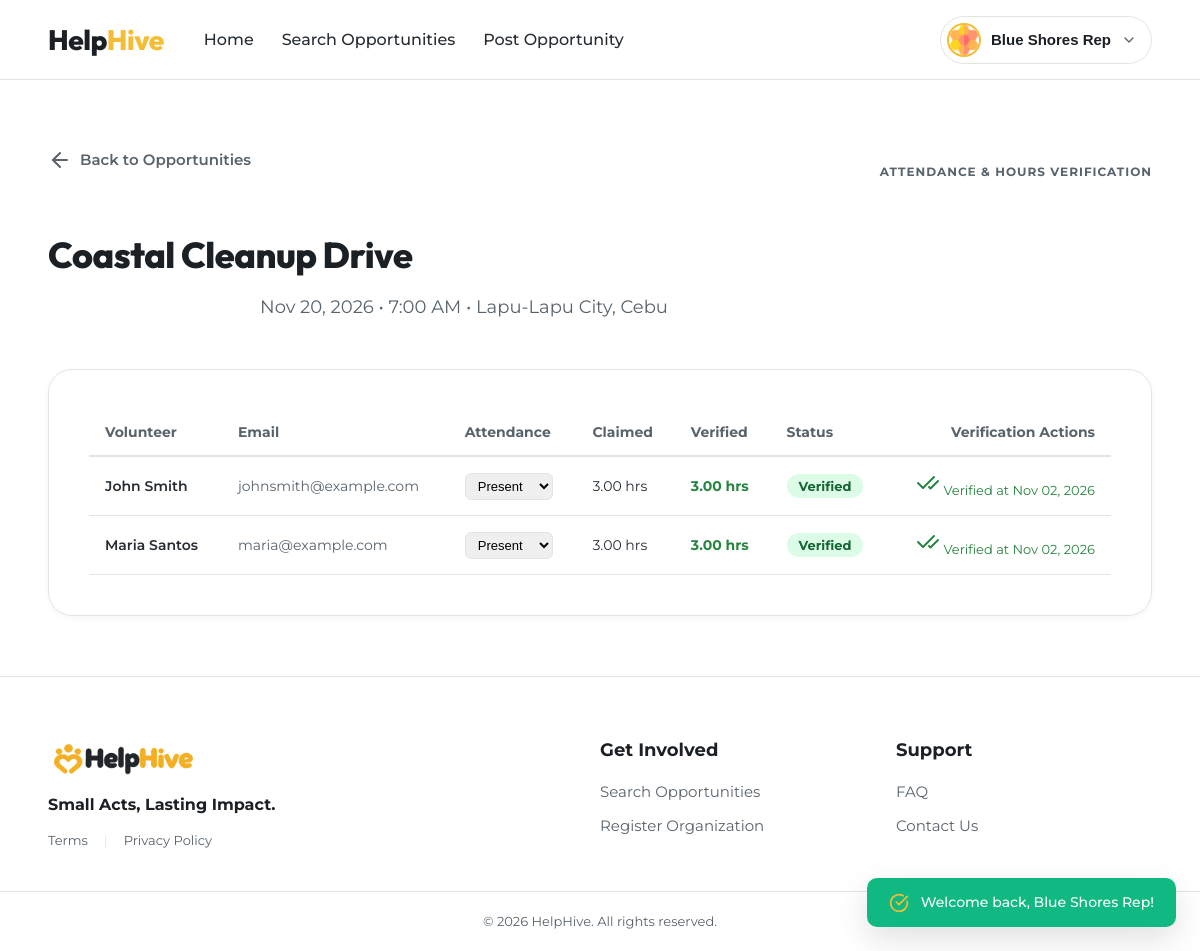
The app's page /org/opportunities/1/attendance (signed in) with its own data.
### tables this page shows
CREATE TABLE opportunities (
  id INT UNSIGNED AUTO_INCREMENT PRIMARY KEY,
  organization_id INT UNSIGNED NOT NULL,
  title VARCHAR(180) NOT NULL,
  description TEXT NOT NULL,
  cause_area VARCHAR(80) NOT NULL,
  location VARCHAR(160) NOT NULL,
  start_at DATETIME NOT NULL,
  end_at DATETIME NOT NULL,
  registration_deadline DATETIME NOT NULL,
  capacity SMALLINT UNSIGNED NOT NULL,
  requirements TEXT NULL,
  status ENUM('draft','published','cancelled','completed') NOT NULL DEFAULT 'draft',
  created_at TIMESTAMP NOT NULL DEFAULT CURRENT_TIMESTAMP,
  updated_at TIMESTAMP NOT NULL DEFAULT CURRENT_TIMESTAMP ON UPDATE CURRENT_TIMESTAMP,
  CONSTRAINT fk_opp_org FOREIGN KEY (organization_id) REFERENCES organizations(id) ON DELETE CASCADE,
  CONSTRAINT chk_opp_capacity CHECK (capacity > 0),
  CONSTRAINT chk_opp_dates CHECK (end_at > start_at AND registration_deadline <= start_at),
  INDEX idx_opp_status_start (status, start_at),
  INDEX idx_opp_cause (cause_area),
  INDEX idx_opp_location (location),
  FULLTEXT INDEX ft_opp_search (title, description)
);

CREATE TABLE attendance_and_hours (
  id INT UNSIGNED AUTO_INCREMENT PRIMARY KEY,
  registration_id INT UNSIGNED NOT NULL UNIQUE,
  attendance_status ENUM('pending','present','absent','excused') NOT NULL DEFAULT 'pending',
  hours_claimed DECIMAL(5,2) NOT NULL DEFAULT 0.00,
  hours_verified DECIMAL(5,2) NULL,
  verification_status ENUM('unverified','pending','verified','rejected') NOT NULL DEFAULT 'unverified',
  verified_by INT UNSIGNED NULL,
  verified_at DATETIME NULL,
  updated_at TIMESTAMP NOT NULL DEFAULT CURRENT_TIMESTAMP ON UPDATE CURRENT_TIMESTAMP,
  CONSTRAINT fk_ah_reg FOREIGN KEY (registration_id) REFERENCES registrations(id) ON DELETE CASCADE,
  CONSTRAINT fk_ah_verifier FOREIGN KEY (verified_by) REFERENCES users(id) ON DELETE SET NULL,
  CONSTRAINT chk_ah_hours CHECK (hours_claimed >= 0 AND (hours_verified IS NULL OR hours_verified >= 0)),
  CONSTRAINT chk_ah_verified CHECK (
    (verification_status = 'verified' AND hours_verified IS NOT NULL AND verified_at IS NOT NULL)
    OR (verification_status <> 'verified' AND hours_verified IS NULL)
  ),
  INDEX idx_ah_status (verification_status)
);

CREATE TABLE users (
  id INT UNSIGNED AUTO_INCREMENT PRIMARY KEY,
  full_name VARCHAR(120) NOT NULL,
  email VARCHAR(190) NOT NULL UNIQUE,
  password_hash VARCHAR(255) NOT NULL,
  role ENUM('volunteer','organization','admin') NOT NULL DEFAULT 'volunteer',
  is_active TINYINT(1) NOT NULL DEFAULT 1,
  created_at TIMESTAMP NOT NULL DEFAULT CURRENT_TIMESTAMP,
  updated_at TIMESTAMP NOT NULL DEFAULT CURRENT_TIMESTAMP ON UPDATE CURRENT_TIMESTAMP,
  INDEX idx_users_role (role)
);

### app/controllers/AttendanceController.php (called while the page is built, shortened)
<?php
final class AttendanceController
{
    private function getOrgId(array $user): int
    {
        return (new OrganizationModel(Database::connection()))->idForUser((int) $user['id']);
    }
    public function index(int $id): void
    {
        $user = Auth::requireRole(Auth::ORGANIZATION);
        $orgId = $this->getOrgId($user);
        $oppModel = new OpportunityModel(Database::connection());
        $opp = $oppModel->find($id);
        $registrations = $oppModel->registrationsWithAttendance($id, $orgId);
        view('org/attendance', [
            'title' => 'Attendance & Hour Verification — HelpHive',
            'opportunity' => $opp,
            'registrations' => $registrations,
        ]);
    }
}

### app/models/OpportunityModel.php (called while the page is built, shortened)
<?php
final class OpportunityModel
{
    public function find(int $id): ?array
    {
        $st = $this->db->prepare(
            'SELECT o.*, org.name AS org_name, org.contact_email AS org_email
             FROM opportunities o
             JOIN organizations org ON org.id = o.organization_id
             WHERE o.id = :id LIMIT 1'
        );
        $st->execute(['id' => $id]);
        $row = $st->fetch();
        return $row ?: null;
    }
    public function registrationsWithAttendance(int $oppId, int $orgId): array
    {
        $sql = 'SELECT r.id AS registration_id, r.status AS registration_status, u.full_name AS volunteer_name, u.email,
                       ah.attendance_status, ah.hours_claimed, ah.hours_verified, ah.verification_status, ah.verified_at
                FROM registrations r
                JOIN opportunities o ON o.id = r.opportunity_id
                JOIN users u ON u.id = r.volunteer_id
                LEFT JOIN attendance_and_hours ah ON ah.registration_id = r.id
                WHERE o.id = :opp_id AND o.organization_id = :oid
                ORDER BY r.registered_at ASC';
        $st = $this->db->prepare($sql);
        $st->execute(['opp_id' => $oppId, 'oid' => $orgId]);
        return $st->fetchAll();
    }
}

### app/utils/Database.php (called while the page is built, shortened)
<?php
final class Database
{
    private static ?PDO $pdo = null;
    public static function connection(): PDO
    {
        if (self::$pdo === null) {
            $dsn = sprintf(
                'mysql:host=%s;port=%s;dbname=%s;charset=utf8mb4',
                env('DB_HOST', '127.0.0.1'), env('DB_PORT', '3306'), env('DB_NAME', 'helphive')
            );
            self::$pdo = new PDO($dsn, env('DB_USER', 'root'), env('DB_PASS', ''), [
                PDO::ATTR_ERRMODE            => PDO::ERRMODE_EXCEPTION,
                PDO::ATTR_DEFAULT_FETCH_MODE => PDO::FETCH_ASSOC,
                PDO::ATTR_EMULATE_PREPARES   => false,
            ]);
        }
        return self::$pdo;
    }
}

### app/models/OrganizationModel.php (called while the page is built, shortened)
<?php
final class OrganizationModel
{
    public function idForUser(int $userId): int
    {
        $st = $this->db->prepare('SELECT id FROM organizations WHERE user_id = :uid LIMIT 1');
        $st->execute(['uid' => $userId]);
        $id = $st->fetchColumn();
        return (int) $id;
    }
}

### app/utils/Auth.php (called while the page is built, shortened)
<?php
final class Auth
{
    public static function user(): ?array
    {
        return $_SESSION['user'] ?? null;
    }
    public static function requireLogin(): array
    {
        $user = self::user();
        return $user;
    }
    public static function requireRole(string ...$roles): array
    {
        $user = self::requireLogin();
        return $user;
    }
}

### config/env.php (called while the page is built, shortened)
<?php
function env(string $key, ?string $default = null): ?string
{
    return $_ENV[$key] ?? $default;
}

### app/views/org/attendance.php (the view, shortened to what this page needs)
<?php
$opp = $opportunity ?? [];
$attendees = $registrations ?? [];
?>
<section id="view-org-attendance" class="page-view active" style="display: block;">
  <div class="section-container">
    <div class="details-top-nav">
      <a href="/org/opportunities" class="btn-back" style="text-decoration: none;">
        <i data-lucide="arrow-left"></i> Back to Opportunities
      </a>
      <span class="view-tag">ATTENDANCE & HOURS VERIFICATION</span>
    </div>
    <div class="section-heading" style="margin-top: 16px;">
      <h2 class="section-title"><?= e($opp['title'] ?? 'Opportunity') ?></h2>
      <p class="section-subtitle">
        <?= e(date('M d, Y • g:i A', strtotime($opp['start_at'] ?? 'now'))) ?> &bull; <?= e($opp['location'] ?? '') ?>
      </p>
    </div>
    <div class="form-card-container" style="max-width: 100%;">
      <?php if (!empty($attendees)): ?>
        <div style="overflow-x: auto;">
          <table style="width: 100%; border-collapse: collapse; text-align: left;">
            <thead>
              <tr style="border-bottom: 2px solid var(--slate-border); color: var(--slate-muted); font-size: 14px;">
                <th style="padding: 12px 16px;">Volunteer</th>
                <th style="padding: 12px 16px;">Email</th>
                <th style="padding: 12px 16px;">Attendance</th>
                <th style="padding: 12px 16px;">Claimed</th>
                <th style="padding: 12px 16px;">Verified</th>
                <th style="padding: 12px 16px;">Status</th>
                <th style="padding: 12px 16px; text-align: right;">Verification Actions</th>
              </tr>
            </thead>
            <tbody>
              <?php foreach ($attendees as $reg): ?>
                <tr style="border-bottom: 1px solid var(--slate-border); font-size: 14px;">
                  <td style="padding: 14px 16px; font-weight: 600;"><?= e($reg['volunteer_name']) ?></td>
                  <td style="padding: 14px 16px; color: var(--slate-muted);"><?= e($reg['email']) ?></td>
                  <td style="padding: 14px 16px;">
                    <form action="/org/attendance/<?= (int) $reg['registration_id'] ?>" method="POST" style="margin: 0; display: inline-flex; gap: 4px;">
                      <select name="attendance_status" onchange="this.form.submit()" style="padding: 4px 8px; border-radius: var(--radius-sm); border: 1px solid var(--slate-border); font-size: 13px;">
                        <option value="present" <?= ($reg['attendance_status'] ?? '') === 'present' ? 'selected' : '' ?>>Present</option>
                      </select>
                    </form>
                  </td>
                  <td style="padding: 14px 16px;"><?= number_format((float) ($reg['hours_claimed'] ?? 0), 2) ?> hrs</td>
                  <td style="padding: 14px 16px; font-weight: 700; color: var(--primary-green);">
                    <?= $reg['hours_verified'] !== null ? number_format((float) $reg['hours_verified'], 2) . ' hrs' : '—' ?>
                  </td>
                  <td style="padding: 14px 16px;">
                    <span class="status-badge <?= ($reg['verification_status'] ?? '') === 'verified' ? 'approved' : 'pending' ?>">
                      <?= e(ucfirst($reg['verification_status'] ?? 'unverified')) ?>
                    </span>
                  </td>
                  <td style="padding: 14px 16px; text-align: right;">
                    <?php if (($reg['verification_status'] ?? '') !== 'verified'): ?>
                      <div style="display: inline-flex; gap: 6px; align-items: center; justify-content: flex-end;">
                        <form action="/org/hours/<?= (int) $reg['registration_id'] ?>/verify" method="POST" style="display: inline-flex; gap: 4px; margin: 0;">
                          <?= Csrf::field() ?>
                          <input type="number" step="0.5" min="0.5" max="24" name="hours_verified" value="<?= e((string) ($reg['hours_claimed'] ?: 3.0)) ?>" style="width: 65px; padding: 4px 6px; border: 1px solid var(--slate-border); border-radius: var(--radius-sm); font-size: 13px;" required <?= ($reg['attendance_status'] ?? '') !== 'present' ? 'disabled' : '' ?>>
                          <button type="submit" class="btn btn-cause" style="padding: 4px 10px; font-size: 12px;" <?= ($reg['attendance_status'] ?? '') !== 'present' ? 'disabled title="Mark present first"' : '' ?>>
                            Verify
                          </button>
                        </form>
                        <form action="/org/hours/<?= (int) $reg['registration_id'] ?>/reject" method="POST" style="margin: 0;">
                          <?= Csrf::field() ?>
                          <button type="submit" class="btn" style="padding: 4px 8px; font-size: 12px; color: #ef4444; border: 1px solid #ef4444; border-radius: var(--radius-sm); background: none; cursor: pointer;">
                            Reject
                          </button>
                        </form>
                      </div>
                    <?php else: ?>
                      <span style="color: var(--primary-green); font-size: 13px;"><i data-lucide="check-check"></i> Verified at <?= e(date('M d, Y', strtotime($reg['verified_at'] ?? 'now'))) ?></span>
                    <?php endif; ?>
                  </td>
                </tr>
              <?php endforeach; ?>
            </tbody>
          </table>
        </div>
      <?php else: ?>
        <p style="text-align: center; color: var(--slate-muted); padding: 32px 0;">No registered volunteers for this opportunity yet.</p>
      <?php endif; ?>
    </div>
  </div>
</section>

### public/index.php (shortened to what this page needs)
<?php
require BASE_PATH . '/config/env.php';
spl_autoload_register(function (string $class): void {
    foreach (['controllers', 'models', 'utils', 'utils/exporters'] as $dir) {
        $file = BASE_PATH . "/app/$dir/$class.php";
        if (is_file($file)) { require $file; return; }
    }
});
$routes = require BASE_PATH . '/config/routes.php';
$method = $_SERVER['REQUEST_METHOD'];
$path = '/' . trim(parse_url($_SERVER['REQUEST_URI'], PHP_URL_PATH), '/');
foreach ($routes as [$m, $pattern, $handler]) {
    $regex = '#^' . preg_replace('#\{(\w+)\}#', '(?P<$1>\d+)', $pattern) . '$#';
    if ($m === $method && preg_match($regex, $path, $matches)) {
        [$class, $action] = explode('@', $handler);
        $args = array_filter($matches, 'is_string', ARRAY_FILTER_USE_KEY);
        (new $class())->$action(...array_map('intval', $args));
        exit;
    }
}

### public/assets/css/style.css (style rules this page uses)
:root { --primary-yellow: #f4bd35; --primary-yellow-hover: #e3ab23; --primary-yellow-light: #fef7e6; --primary-green: #278441; --primary-green-hover: #1e6b34; --primary-green-light: #edf6ef; --slate-dark: #1b2025; --slate-body: #252c32; --slate-muted: #58636c; --slate-border: #e2e5e8; --bg-light-grey: #f8f9fa; --bg-white: #ffffff; --font-main: 'Montserrat', -apple-system, BlinkMacSystemFont, "Segoe UI", Roboto, sans-serif; --font-heading: 'Outfit', 'Montserrat', sans-serif; --radius-sm: 6px; --radius-md: 10px; --radius-lg: 16px; --radius-xl: 24px; --radius-full: 9999px; --shadow-sm: 0 2px 6px rgba(0, 0, 0, 0.04); --shadow-md: 0 6px 18px rgba(0, 0, 0, 0.07); --shadow-lg: 0 12px 32px rgba(0, 0, 0, 0.12); --transition: all 0.2s cubic-bezier(0.16, 1, 0.3, 1); }
*, *::before, *::after { box-sizing: border-box; margin: 0; padding: 0; }
html, body { margin: 0 !important; padding: 0 !important; }
body { font-family: var(--font-main); background-color: #ffffff; color: var(--slate-body); line-height: 1.5; -webkit-font-smoothing: antialiased; min-height: 100vh; display: flex; flex-direction: column; }
.btn-back { display: inline-flex; align-items: center; gap: 8px; background: transparent; border: none; font-size: 15px; font-weight: 600; color: var(--slate-muted); cursor: pointer; padding: 8px 0; margin-bottom: 24px; transition: var(--transition); }
.page-view { display: none; }
.page-view.active { display: block; }
.section-container { max-width: 1440px; margin: 0 auto; padding: 60px 48px; }
.section-heading { margin-bottom: 48px; }
.section-title { font-family: var(--font-heading); font-size: 36px; font-weight: 800; color: var(--slate-dark); letter-spacing: -0.5px; margin-bottom: 12px; }
.section-subtitle { font-size: 18px; color: var(--slate-muted); font-weight: 400; max-width: 680px; margin: 0 auto; }
.details-top-nav { display: flex; align-items: center; justify-content: space-between; margin-bottom: 24px; }
.view-tag { font-size: 12px; font-weight: 700; color: var(--slate-muted); letter-spacing: 1px; }
.form-card-container { background: #ffffff; border: 1px solid var(--slate-border); border-radius: var(--radius-xl); padding: 40px; box-shadow: var(--shadow-sm); }
.status-badge { font-size: 13px; font-weight: 700; padding: 4px 12px; border-radius: var(--radius-full); }
.status-badge.approved { background: #dcfce7; color: #166534; }

### records on screen
opportunities: title "Coastal Cleanup Drive", start_at "Nov 20, 2026 • 7:00 AM", location "Lapu-Lapu City, Cebu"
attendance_and_hours: users.full_name "John Smith", users.email "johnsmith@example.com", attendance_status "Present", hours_claimed "3.00", hours_verified "3.00", verification_status "Verified", verified_at "Nov 02, 2026"
attendance_and_hours: users.full_name "Maria Santos", users.email "maria@example.com", attendance_status "Present", hours_claimed "3.00", hours_verified "3.00", verification_status "Verified", verified_at "Nov 02, 2026"

### other values on screen
$msg "Welcome back, Blue Shores Rep!"
